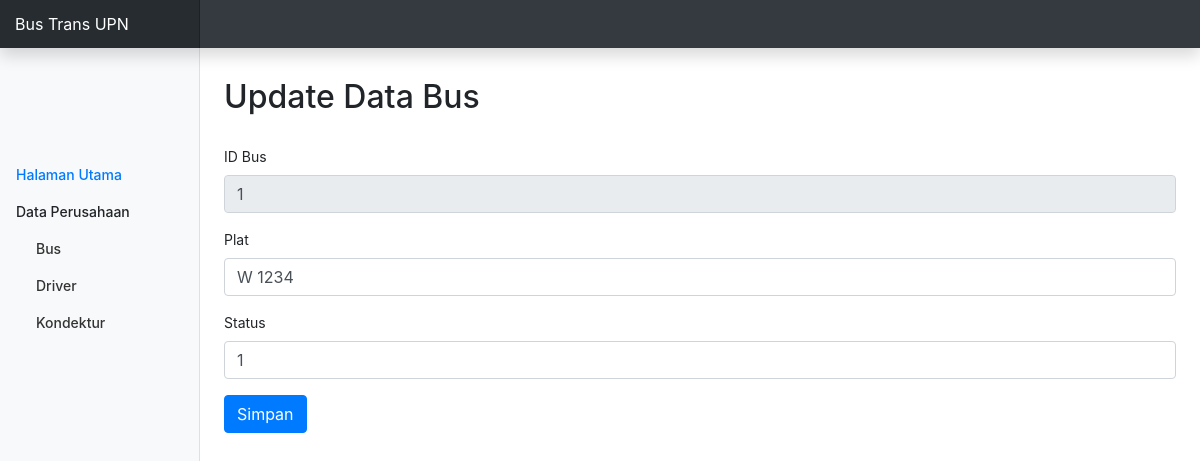
/updateBus.php?id_bus=1, run on the app's committed database.
### tables this page shows
CREATE TABLE `bus` (
  `id_bus` int(10) UNSIGNED NOT NULL,
  `plat` varchar(10) DEFAULT NULL,
  `status` char(1) DEFAULT NULL
);

### conn.php (called while the page is built, shortened)
<?php
function connection() {
   $dbServer = 'localhost:8111';
   $dbUser = 'root';
   $dbPass = '';
   $dbName = "transupn";
   $conn = mysqli_connect($dbServer, $dbUser, $dbPass);
   return $conn;
}

### updateBus.php (the view, shortened to what this page needs)
<?php
  include ('conn.php');
  $result = '';
  if ($_SERVER['REQUEST_METHOD'] === 'GET') {
      if (isset($_GET['id_bus'])) {
          $idBus_upd = $_GET['id_bus'];
          $query = "SELECT * FROM bus WHERE id_bus = '$idBus_upd'";
          $result = mysqli_query(connection(),$query);
      }
  }
?>
<!DOCTYPE html>
<html>
  <head>
    <link href="bootstrap.min.css" rel="stylesheet">
    <link href="dashboard.css" rel="stylesheet">
  </head>
  <body>
  <nav class="navbar navbar-dark fixed-top bg-dark flex-md-nowrap p-0 shadow">
      <a class="navbar-brand col-sm-3 col-md-2 mr-0" href="#">Bus Trans UPN</a>
    </nav>
    <div class="container-fluid">
      <div class="row">
        <nav class="col-md-2 d-none d-md-block bg-light sidebar">
          <div class="sidebar-sticky">
            <ul class="nav flex-column" style="margin-top:100px;">
               <li class="nav-item">
                <a class="nav-link active" href="<?php echo "index.php"; ?>">Halaman Utama</a>
                <ul class="nav flex-column">
                <a class="nav-link">Data Perusahaan</a>
                  <li class="nav-item"><a class="nav-link" style="margin-left: 20px" href="<?php echo "readBus.php"; ?>">Bus</a></li>
                  <li class="nav-item"><a class="nav-link" style="margin-left: 20px" href="<?php echo "readDriver.php"; ?>"">Driver</a></li>
                  <li class="nav-item"><a class="nav-link" style="margin-left: 20px" href="<?php echo "readKondektur.php"; ?>"">Kondektur</a></li>
                </ul>
               </li>
            </ul>
          </div>
        </nav>
        <main role="main" class="col-md-9 ml-sm-auto col-lg-10 px-4">
          <h2 style="margin: 30px 0 30px 0;">Update Data Bus</h2>
          <form action="updateBus.php" method="POST">
            <?php while($data = mysqli_fetch_array($result)): ?>
            <div class="form-group">
              <label>ID Bus</label>
              <input type="text" class="form-control" placeholder="id bus" name="id_bus" value="<?php echo $data['id_bus'];  ?>" required="required" readonly>
            </div>
            <div class="form-group">
              <label>Plat</label>
              <input type="text" class="form-control" placeholder="plat" name="plat" value="<?php echo $data['plat'];  ?>" required="required">
            </div>
            <div class="form-group">
              <label>Status</label>
              <input type="text" class="form-control" placeholder="status" name="status" value="<?php echo $data['status'];  ?>" required="required">
            </div>
            <?php endwhile; ?>
            <button type="submit" class="btn btn-primary">Simpan</button>
          </form>
        </main>
      </div>
    </div>
  </body>
</html>

### dashboard.css (style rules this page uses)
body { font-size: .875rem; }
.sidebar { position: fixed; top: 0; bottom: 0; left: 0; z-index: 100; padding: 48px 0 0; box-shadow: inset -1px 0 0 rgba(0, 0, 0, .1); }
.sidebar-sticky { position: relative; top: 0; height: calc(100vh - 48px); padding-top: .5rem; overflow-x: hidden; overflow-y: auto; }
.sidebar .nav-link { font-weight: 500; color: #333; }
.sidebar .nav-link.active { color: #007bff; }
[role="main"] { padding-top: 48px; }
.navbar-brand { padding-top: .75rem; padding-bottom: .75rem; font-size: 1rem; background-color: rgba(0, 0, 0, .25); box-shadow: inset -1px 0 0 rgba(0, 0, 0, .25); }

### data on the page
bus: id_bus "1", plat "W 1234", status "1"
